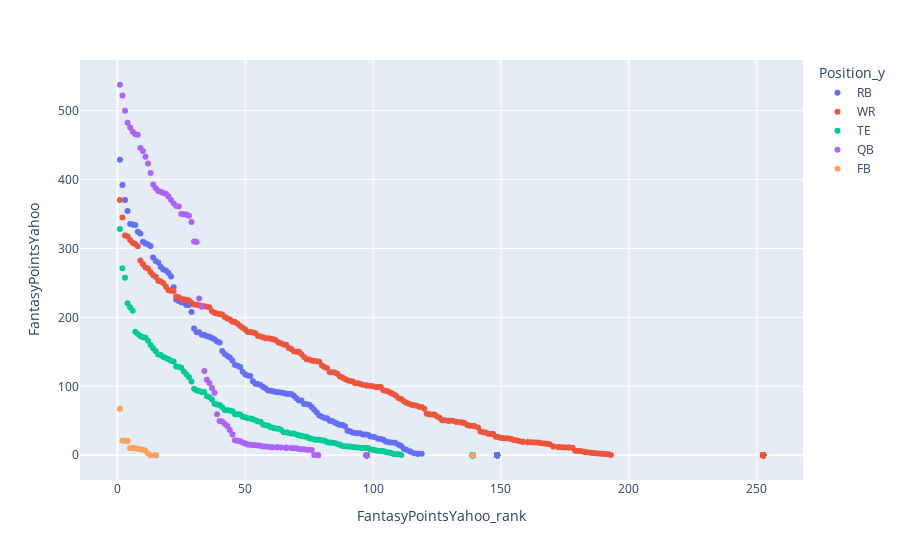

The notebook cell this image was saved under:
### Code cell
fig =  px.scatter(df, x="FantasyPointsYahoo_rank", y="FantasyPointsYahoo", 
                color="Position_y",
                 hover_name="Name_x",
              )
fig.show()

### Figure 1 — Plotly figure (JSON) as saved in the notebook; plotly's stock layout.template omitted (floating-point values rounded to 4 significant figures; data arrays with more than 128 entries replaced by an {"elided": "..."} marker saying what was removed)
{"data": [{"hovertemplate": "<b>%{hovertext}</b><br><br>Position_y=RB<br>FantasyPointsYahoo_rank=%{x}<br>FantasyPointsYahoo=%{y}<extra></extra>", "hovertext": {"elided": "177 str values"}, "legendgroup": "RB", "marker": {"color": "#636efa", "symbol": "circle"}, "mode": "markers", "name": "RB", "orientation": "v", "showlegend": true, "type": "scatter", "x": {"elided": "177 float values"}, "xaxis": "x", "y": {"elided": "177 float values"}, "yaxis": "y"}, {"hovertemplate": "<b>%{hovertext}</b><br><br>Position_y=WR<br>FantasyPointsYahoo_rank=%{x}<br>FantasyPointsYahoo=%{y}<extra></extra>", "hovertext": {"elided": "311 str values"}, "legendgroup": "WR", "marker": {"color": "#EF553B", "symbol": "circle"}, "mode": "markers", "name": "WR", "orientation": "v", "showlegend": true, "type": "scatter", "x": {"elided": "311 float values"}, "xaxis": "x", "y": {"elided": "311 float values"}, "yaxis": "y"}, {"hovertemplate": "<b>%{hovertext}</b><br><br>Position_y=TE<br>FantasyPointsYahoo_rank=%{x}<br>FantasyPointsYahoo=%{y}<extra></extra>", "hovertext": {"elided": "165 str values"}, "legendgroup": "TE", "marker": {"color": "#00cc96", "symbol": "circle"}, "mode": "markers", "name": "TE", "orientation": "v", "showlegend": true, "type": "scatter", "x": {"elided": "165 float values"}, "xaxis": "x", "y": {"elided": "165 float values"}, "yaxis": "y"}, {"hovertemplate": "<b>%{hovertext}</b><br><br>Position_y=QB<br>FantasyPointsYahoo_rank=%{x}<br>FantasyPointsYahoo=%{y}<extra></extra>", "hovertext": ["Patrick Mahomes", "Josh Allen", "Kyler Murray", "Lamar Jackson", "Aaron Rodgers", "Dak Prescott", "Justin Herbert", "Russell Wilson", "Tom Brady", "Matthew Stafford", "Ryan Tannehill", "Jalen Hurts", "Joe Burrow", "Matt Ryan", "Trey Lance", "Trevor Lawrence", "Justin Fields", "Deshaun Watson", "Baker Mayfield", "Ben Roethlisberger", "Jameis Winston", "Kirk Cousins", "Mac Jones", "Ryan Fitzpatrick", "Tua Tagovailoa", "Derek Carr", "Zach Wilson", "Carson Wentz", "Daniel Jones", "Sam Darnold", "Jared Goff", "Teddy Bridgewater", "Tyrod Taylor", "Taysom Hill", "Davis Mills", "Jimmy Garoppolo", "Drew Lock", "Andy Dalton", "Jordan Love", "Gardner Minshew II", "Jacob Eason", "Taylor Heinicke", "Marcus Mariota", "Mitchell Trubisky", "Kyle Trask", "Jacoby Brissett", "Joe Flacco", "Mason Rudolph", "Sam Ehlinger", "P.J. Walker", "Kellen Mond", "Brandon Allen", "Chad Henne", "John Wolford", "Tyler Huntley", "Ian Book", "Bryce Perkins", "Tim Boyle", "Blaine Gabbert", "Mike Glennon", "C.J. Beathard", "Feleipe Franks", "Chase Daniel", "Geno Smith", "Colt McCoy", "Chris Streveler", "Dwayne Haskins", "Kyle Allen", "Case Keenum", "David Blough", "Logan Woodside", "Matt Barkley", "Nick Foles", "Josh Rosen", "Jarrett Stidham", "Cooper Rush", "Mike White", "Easton Stick", "Will Grier", "Jeff Driskel", "Cam Newton", "Jake Luton", "Ryan Finley", "Ben DiNucci", "Jake Fromm", "Trevor Siemian", "James Morgan", "Cole McDonald", "Nate Stanley", "Devlin Hodges", "Alex McGough", "Anthony Gordon", "Kyle Lauletta", "DeShone Kizer", "Garrett Gilbert", "Nathan Peterman", "Trace McSorley", "Clayton Thorson", "Davis Webb", "Brett Rypien", "Jake Dolegala", "Jordan Ta'amu", "Steven Montez", "Nate Sudfeld", "Ryan Griffin", "Danny Etling", "Jake Browning", "Blake Bortles", "Brian Hoyer", "Nick Mullens", "Brett Hundley", "Sean Mannion", "Kurt Benkert", "Joshua Dobbs", "AJ McCarron"], "legendgroup": "QB", "marker": {"color": "#ab63fa", "symbol": "circle"}, "mode": "markers", "name": "QB", "orientation": "v", "showlegend": true, "type": "scatter", "x": [1, 2, 3, 4, 8, 5, 7, 6, 9, 12, 11, 10, 13, 15, 26, 14, 27, 33, 18, 22, 23, 19, 31, 16, 17, 20, 25, 28, 21, 24, 29, 30, 32, 34, 35, 36, 37, 38, 39, 40, 41, 42, 43, 44, 45, 46, 47, 48, 49, 50, 52, 51, 53, 54, 55, 56, 66, 60.5, 66, 64, 68, 66, 58, 59, 57, 62.5, 60.5, 62.5, 70, 69, 72, 71, 73, 74, 75, 76, 77, 97.5, 97.5, 97.5, 97.5, 97.5, 97.5, 97.5, 97.5, 97.5, 97.5, 97.5, 97.5, 97.5, 97.5, 97.5, 97.5, 97.5, 97.5, 97.5, 97.5, 97.5, 97.5, 97.5, 97.5, 97.5, 97.5, 97.5, 97.5, 97.5, 97.5, 97.5, 97.5, 97.5, 97.5, 97.5, 97.5, 78.5, 78.5], "xaxis": "x", "y": [537.6, 522.1, 499.7, 482.4, 465.1, 475.6, 465.8, 469.3, 446, 423.4, 433.2, 441.6, 409.6, 387.6, 349.6, 393, 349.5, 215.5, 380.7, 365.4, 361.8, 379.3, 309.5, 383.5, 382.4, 375.6, 350, 347.4, 370.5, 360.9, 338.4, 310.1, 227.5, 122.2, 109.7, 105, 97.7, 90.7, 59.6, 49.7, 49, 45.4, 42.5, 36.5, 30, 21.6, 21.1, 20.2, 18.4, 17, 15.2, 15.6, 15, 14.6, 14, 13.7, 11, 11.7, 11, 11.2, 10.7, 11, 12.6, 12.2, 12.7, 11.6, 11.7, 11.6, 10.2, 10.3, 8.8, 9.1, 8.6, 8.1, 7.8, 7.5, 0.3, 0, 0, 0, 0, 0, 0, 0, 0, 0, 0, 0, 0, 0, 0, 0, 0, 0, 0, 0, 0, 0, 0, 0, 0, 0, 0, 0, 0, 0, 0, 0, 0, 0, 0, 0, 0, 0.1, 0.1], "yaxis": "y"}, {"hovertemplate": "<b>%{hovertext}</b><br><br>Position_y=FB<br>FantasyPointsYahoo_rank=%{x}<br>FantasyPointsYahoo=%{y}<extra></extra>", "hovertext": ["Kyle Juszczyk", "C.J. Ham", "Alec Ingold", "Patrick Ricard", "Keith Smith", "Gabe Nabers", "Nick Bellore", "Michael Burton", "Derek Watt", "Andy Janovich", "Jakob Johnson", "Cullen Gillaspia", "Alex Armah", "Nick Bawden", "Danny Vitale", "Giovanni Ricci", "Sewo Olonilua"], "legendgroup": "FB", "marker": {"color": "#FFA15A", "symbol": "circle"}, "mode": "markers", "name": "FB", "orientation": "v", "showlegend": true, "type": "scatter", "x": [1, 4, 2, 3, 5, 6, 7, 8, 10, 9, 11, 12, 15, 15, 15, 139, 13], "xaxis": "x", "y": [67.6, 20.8, 21.3, 21.2, 10.7, 10.4, 10, 8.9, 7.8, 8.6, 6.6, 2.4, 0, 0, 0, 0, 0.1], "yaxis": "y"}], "layout": {"legend": {"title": {"text": "Position_y"}, "tracegroupgap": 0}, "margin": {"t": 60}, "xaxis": {"anchor": "y", "domain": [0, 1], "title": {"text": "FantasyPointsYahoo_rank"}}, "yaxis": {"anchor": "x", "domain": [0, 1], "title": {"text": "FantasyPointsYahoo"}}}}
